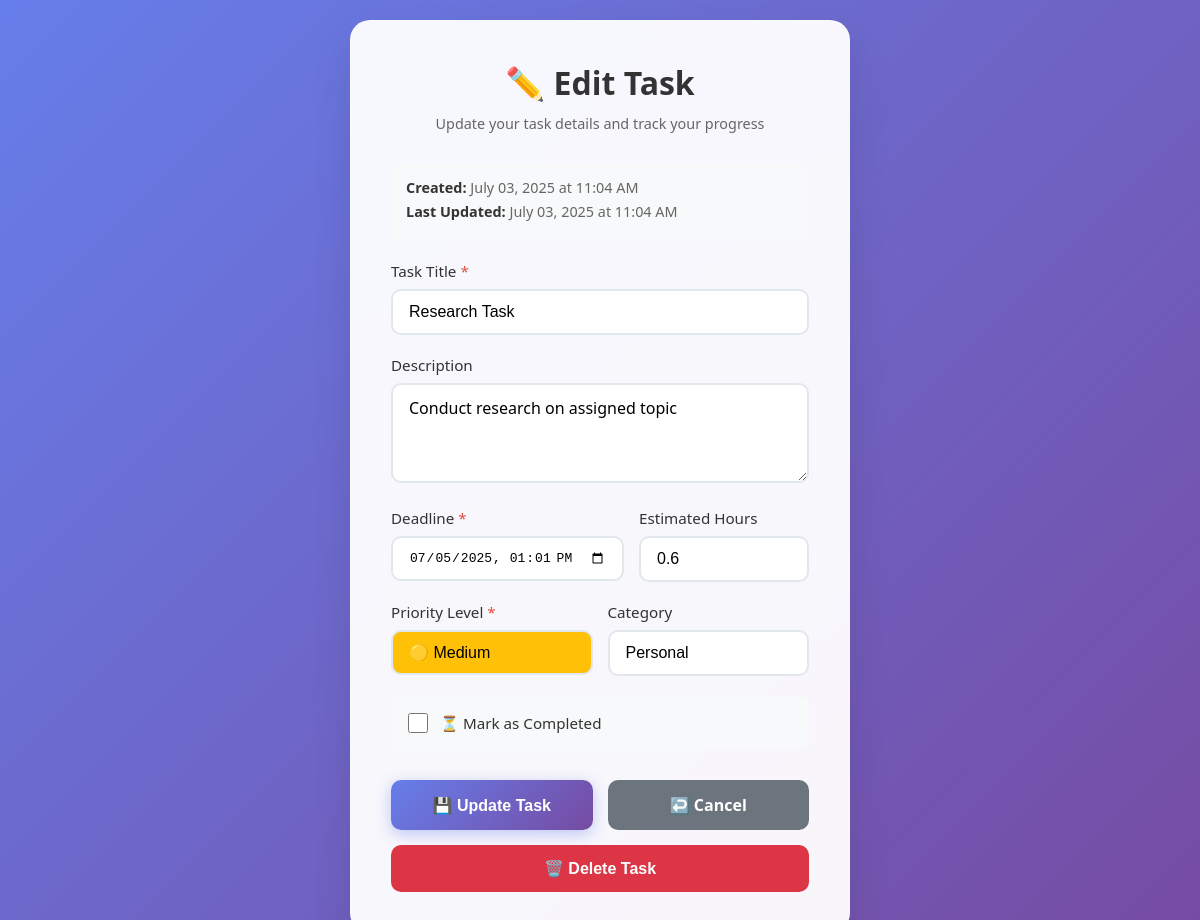
Screenshot of /tasks/4/edit (signed in) with the database file from the repository.
### app/models.py (models this page shows)
class Task(db.Model):
    id = db.Column(db.Integer, primary_key=True)
    title = db.Column(db.String(200), nullable=False)
    description = db.Column(db.Text)
    deadline = db.Column(db.DateTime, nullable=False)
    priority = db.Column(db.Integer, default=3)  # 1-5
    category = db.Column(db.String(100))
    estimated_hours = db.Column(db.Float)
    completed = db.Column(db.Boolean, default=False)
    completed_at = db.Column(db.DateTime)
    created_at = db.Column(db.DateTime, default=datetime.utcnow)
    updated_at = db.Column(db.DateTime, default=datetime.utcnow, onupdate=datetime.utcnow)
    user_id = db.Column(db.Integer, db.ForeignKey('user.id'), nullable=False)
    smart_score = db.Column(db.Float, default=0)  # For AI scoring, not required but can be useful

### app/routes.py (the view, shortened to what this page needs)
@main.route('/tasks/<int:id>/edit', methods=['GET', 'POST'])
@login_required
def edit_task(id):
    task = Task.query.get_or_404(id)
    if task.user_id != current_user.id:
        flash('You can only edit your own tasks.', 'error')
        return redirect(url_for('main.tasks'))
    return render_template('edit_task.html', task=task)

### app/routes.py (called while the page is built)
@login_manager.user_loader
def load_user(user_id):
    return User.query.get(int(user_id))

### app/templates/edit_task.html (shortened to what this page needs)
<!DOCTYPE html>
<html lang="en">
<head>
</head>
<body>
    <div class="form-container">
        <div class="form-header">
            <h2>✏️ Edit Task</h2>
            <p>Update your task details and track your progress</p>
        </div>
        <div class="task-stats">
            <div><strong>Created:</strong> {{ task.created_at.strftime('%B %d, %Y at %I:%M %p') }}</div>
            <div><strong>Last Updated:</strong> {{ task.updated_at.strftime('%B %d, %Y at %I:%M %p') if task.updated_at else 'Never' }}</div>
        </div>
        <form method="POST" id="editTaskForm">
            <div class="form-group">
                <label for="title">Task Title <span class="required">*</span></label>
                <input type="text" id="title" name="title" value="{{ task.title }}" required placeholder="Enter task title...">
            </div>
            <div class="form-group">
                <label for="description">Description</label>
                <textarea id="description" name="description" placeholder="Add task description...">{{ task.description or '' }}</textarea>
            </div>
            <div class="form-row">
                <div class="form-group">
                    <label for="deadline">Deadline <span class="required">*</span></label>
                    <input type="datetime-local" id="deadline" name="deadline"
                           value="{{ task.deadline.strftime('%Y-%m-%dT%H:%M') }}" required>
                </div>
                <div class="form-group">
                    <label for="estimated_hours">Estimated Hours</label>
                    <input type="number" id="estimated_hours" name="estimated_hours"
                           value="{{ task.estimated_hours or '' }}"
                           step="0.5" min="0" max="999" placeholder="e.g., 2.5">
                </div>
            </div>
            <div class="form-row">
                <div class="form-group">
                    <label for="priority">Priority Level <span class="required">*</span></label>
                    <select id="priority" name="priority" class="priority-select" required>
                        {% for i in range(1, 6) %}
                            <option value="{{ i }}" {% if task.priority == i %}selected{% endif %}>
                                {% if i == 1 %}🔴 Critical
                                {% elif i == 2 %}🟠 High
                                {% elif i == 3 %}🟡 Medium
                                {% elif i == 4 %}🟢 Low
                                {% else %}🟣 Minimal
                                {% endif %}
                            </option>
                        {% endfor %}
                    </select>
                </div>
                <div class="form-group">
                    <label for="category">Category</label>
                    <input type="text" id="category" name="category"
                           value="{{ task.category or '' }}"
                           placeholder="e.g., Work, Personal, Study">
                </div>
            </div>
            <div class="form-group">
                <div class="checkbox-group">
                    <input type="checkbox" id="completed" name="completed"
                           {% if task.completed %}checked{% endif %}>
                    <label for="completed">
                        {% if task.completed %}
                            ✅ Task Completed
                        {% else %}
                            ⏳ Mark as Completed
                        {% endif %}
                    </label>
                </div>
            </div>
            <div class="form-actions">
                <button type="submit" class="btn btn-primary">
                    💾 Update Task
                </button>
                <a href="{{ url_for('main.tasks') }}" class="btn btn-secondary">
                    ↩️ Cancel
                </a>
            </div>
        </form>
        <form method="POST" action="{{ url_for('main.delete_task', id=task.id) }}"
              onsubmit="return confirm('Are you sure you want to delete this task? This action cannot be undone.')">
            <button type="submit" class="btn btn-danger">
                🗑️ Delete Task
            </button>
        </form>
    </div>
</body>
</html>

### app/templates/edit_task.html (style rules this page uses)
* { margin: 0; padding: 0; box-sizing: border-box; }
body { font-family: 'Segoe UI', Tahoma, Geneva, Verdana, sans-serif; background: linear-gradient(135deg, #667eea 0%, #764ba2 100%); min-height: 100vh; display: flex; justify-content: center; align-items: center; padding: 20px; }
.form-container { background: rgba(255, 255, 255, 0.95); backdrop-filter: blur(10px); padding: 40px; border-radius: 20px; box-shadow: 0 20px 40px rgba(0, 0, 0, 0.1); width: 100%; max-width: 500px; animation: slideUp 0.8s ease-out; border: 1px solid rgba(255, 255, 255, 0.2); }
.form-header { text-align: center; margin-bottom: 30px; }
.form-header h2 { color: #333; font-size: 2em; font-weight: 600; margin-bottom: 10px; }
.form-header p { color: #666; font-size: 0.9em; }
.form-group { margin-bottom: 20px; }
.form-group label { display: block; margin-bottom: 8px; color: #333; font-weight: 500; font-size: 0.95em; }
.required { color: #e74c3c; }
input[type="text"], input[type="datetime-local"], input[type="number"], textarea, select { width: 100%; padding: 12px 16px; border: 2px solid #e1e8ed; border-radius: 10px; font-size: 1em; transition: all 0.3s ease; background: white; }
textarea { resize: vertical; min-height: 100px; font-family: inherit; }
.priority-select { background-position: right 12px center; background-repeat: no-repeat; background-size: 16px; appearance: none; }
.checkbox-group { display: flex; align-items: center; padding: 15px; background: #f8f9fa; border-radius: 10px; border: 2px solid transparent; transition: all 0.3s ease; cursor: pointer; }
.checkbox-group input[type="checkbox"] { width: 20px; height: 20px; margin-right: 12px; cursor: pointer; accent-color: #667eea; }
.checkbox-group label { margin: 0; cursor: pointer; flex: 1; font-weight: 500; }
.form-actions { display: flex; gap: 15px; margin-top: 30px; }
.btn { flex: 1; padding: 14px 20px; border: none; border-radius: 10px; font-size: 1em; font-weight: 600; cursor: pointer; transition: all 0.3s ease; text-decoration: none; text-align: center; display: inline-flex; align-items: center; justify-content: center; gap: 8px; }
.btn-primary { background: linear-gradient(135deg, #667eea 0%, #764ba2 100%); color: white; box-shadow: 0 4px 15px rgba(102, 126, 234, 0.4); }
.btn-secondary { background: #6c757d; color: white; }
.btn-danger { background: #dc3545; color: white; width: 100%; margin-top: 15px; }
.form-row { display: grid; grid-template-columns: 1fr 1fr; gap: 15px; }
.priority-3 { background: #ffc107; }
.task-stats { background: #f8f9fa; padding: 15px; border-radius: 10px; margin-bottom: 20px; font-size: 0.9em; color: #666; }
.task-stats div { margin-bottom: 5px; }
.task-stats strong { color: #333; }

### rows the page displays
Task: created_at "July 03, 2025 at 11:04 AM", updated_at "July 03, 2025 at 11:04 AM", title "Research Task", description "Conduct research on assigned topic", deadline "07/05/2025 13:01", estimated_hours "0.6", priority "🟡 Medium", category "Personal"
